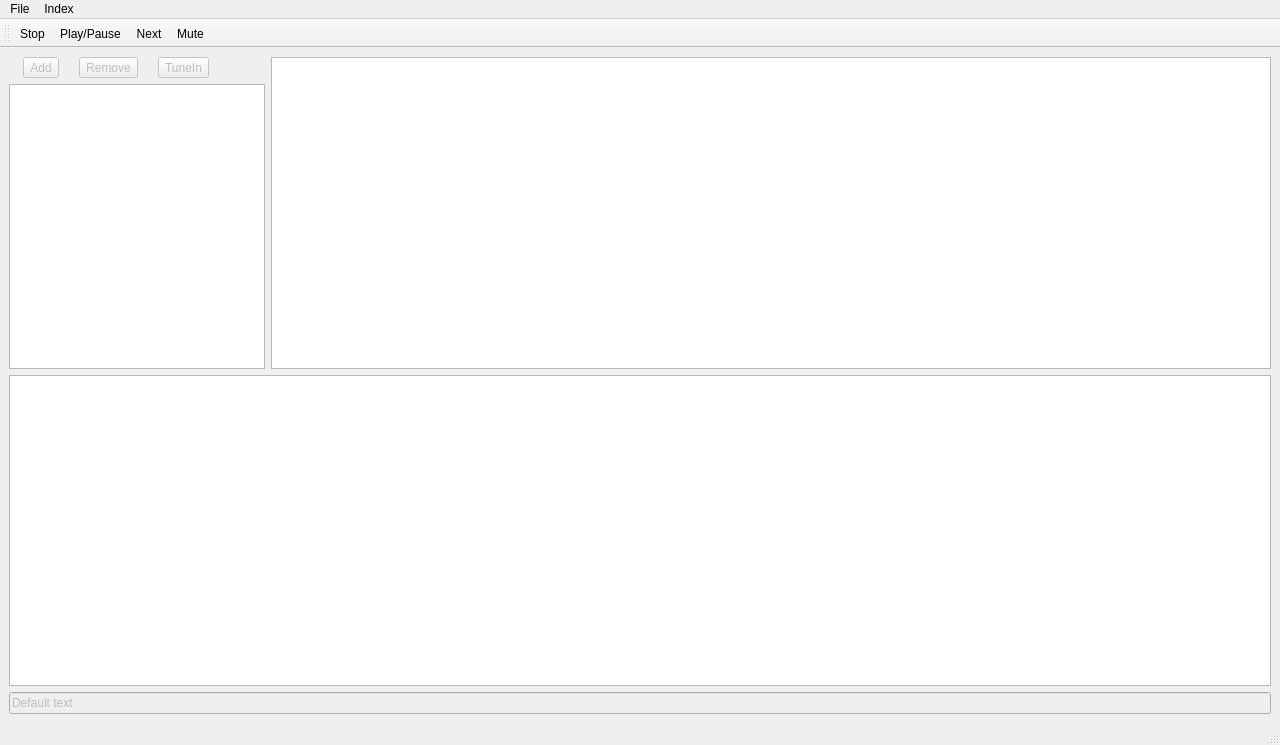
<?xml version="1.0" encoding="UTF-8"?>
<ui version="4.0">
 <class>DmpClientGui</class>
 <widget class="QMainWindow" name="DmpClientGui">
  <property name="enabled">
   <bool>true</bool>
  </property>
  <property name="geometry">
   <rect>
    <x>0</x>
    <y>0</y>
    <width>1280</width>
    <height>745</height>
   </rect>
  </property>
  <property name="sizePolicy">
   <sizepolicy hsizetype="Expanding" vsizetype="Expanding">
    <horstretch>0</horstretch>
    <verstretch>0</verstretch>
   </sizepolicy>
  </property>
  <property name="windowTitle">
   <string>MainWindow</string>
  </property>
  <widget class="QWidget" name="centralwidget">
   <property name="sizePolicy">
    <sizepolicy hsizetype="Expanding" vsizetype="Expanding">
     <horstretch>0</horstretch>
     <verstretch>0</verstretch>
    </sizepolicy>
   </property>
   <layout class="QVBoxLayout" name="verticalLayout_2">
    <item>
     <layout class="QVBoxLayout" name="verticalLayout">
      <item>
       <layout class="QHBoxLayout" name="horizontalLayout">
        <item>
         <layout class="QVBoxLayout" name="verticalLayout_5">
          <item>
           <layout class="QHBoxLayout" name="horizontalLayout_5">
            <property name="spacing">
             <number>6</number>
            </property>
            <property name="sizeConstraint">
             <enum>QLayout::SetDefaultConstraint</enum>
            </property>
            <item>
             <widget class="QToolButton" name="addRadioButton">
              <property name="enabled">
               <bool>false</bool>
              </property>
              <property name="styleSheet">
               <string notr="true"/>
              </property>
              <property name="text">
               <string>Add</string>
              </property>
              <property name="iconSize">
               <size>
                <width>16</width>
                <height>16</height>
               </size>
              </property>
             </widget>
            </item>
            <item>
             <widget class="QToolButton" name="deleteRadioButton">
              <property name="enabled">
               <bool>false</bool>
              </property>
              <property name="text">
               <string>Remove</string>
              </property>
             </widget>
            </item>
            <item>
             <widget class="QToolButton" name="tuneInRadioButton">
              <property name="enabled">
               <bool>false</bool>
              </property>
              <property name="text">
               <string>TuneIn</string>
              </property>
              <property name="checkable">
               <bool>true</bool>
              </property>
             </widget>
            </item>
            <item>
             <spacer name="horizontalSpacer">
              <property name="orientation">
               <enum>Qt::Horizontal</enum>
              </property>
              <property name="sizeType">
               <enum>QSizePolicy::Minimum</enum>
              </property>
              <property name="sizeHint" stdset="0">
               <size>
                <width>40</width>
                <height>20</height>
               </size>
              </property>
             </spacer>
            </item>
           </layout>
          </item>
          <item>
           <widget class="DmpClientGuiRadioList" name="radio_list">
            <property name="sizePolicy">
             <sizepolicy hsizetype="Minimum" vsizetype="Expanding">
              <horstretch>0</horstretch>
              <verstretch>0</verstretch>
             </sizepolicy>
            </property>
            <property name="maximumSize">
             <size>
              <width>636</width>
              <height>16777215</height>
             </size>
            </property>
            <property name="autoFillBackground">
             <bool>true</bool>
            </property>
            <property name="viewMode">
             <enum>QListView::ListMode</enum>
            </property>
           </widget>
          </item>
         </layout>
        </item>
        <item>
         <widget class="DmpClientGuiPlaylists" name="playlists">
          <property name="editTriggers">
           <set>QAbstractItemView::NoEditTriggers</set>
          </property>
          <property name="selectionBehavior">
           <enum>QAbstractItemView::SelectRows</enum>
          </property>
          <attribute name="horizontalHeaderStretchLastSection">
           <bool>true</bool>
          </attribute>
          <attribute name="verticalHeaderStretchLastSection">
           <bool>false</bool>
          </attribute>
         </widget>
        </item>
       </layout>
      </item>
      <item>
       <widget class="DmpClientGuiSearchResults" name="search_results">
        <property name="editTriggers">
         <set>QAbstractItemView::NoEditTriggers</set>
        </property>
        <property name="selectionMode">
         <enum>QAbstractItemView::SingleSelection</enum>
        </property>
        <property name="selectionBehavior">
         <enum>QAbstractItemView::SelectRows</enum>
        </property>
        <attribute name="horizontalHeaderStretchLastSection">
         <bool>true</bool>
        </attribute>
       </widget>
      </item>
      <item>
       <widget class="DmpClientGuiSearchBar" name="search_bar">
        <property name="enabled">
         <bool>false</bool>
        </property>
        <property name="text">
         <string>Default text</string>
        </property>
       </widget>
      </item>
     </layout>
    </item>
   </layout>
  </widget>
  <widget class="DmpClientGuiMenuBar" name="menu_bar">
   <property name="geometry">
    <rect>
     <x>0</x>
     <y>0</y>
     <width>1280</width>
     <height>29</height>
    </rect>
   </property>
   <widget class="QMenu" name="menuFile">
    <property name="title">
     <string>File</string>
    </property>
    <addaction name="actionConnect"/>
    <addaction name="actionExit"/>
   </widget>
   <widget class="QMenu" name="menuIndex">
    <property name="title">
     <string>Index</string>
    </property>
    <addaction name="actionIndex_Folder"/>
   </widget>
   <addaction name="menuFile"/>
   <addaction name="menuIndex"/>
  </widget>
  <widget class="QStatusBar" name="statusbar"/>
  <widget class="QToolBar" name="toolBar">
   <property name="windowTitle">
    <string>toolBar</string>
   </property>
   <attribute name="toolBarArea">
    <enum>TopToolBarArea</enum>
   </attribute>
   <attribute name="toolBarBreak">
    <bool>false</bool>
   </attribute>
   <addaction name="actionStop"/>
   <addaction name="actionPlay"/>
   <addaction name="actionNext"/>
   <addaction name="actionMute"/>
  </widget>
  <action name="actionExit">
   <property name="text">
    <string>Exit</string>
   </property>
  </action>
  <action name="actionIndex_Folder">
   <property name="enabled">
    <bool>false</bool>
   </property>
   <property name="text">
    <string>Index Folder</string>
   </property>
  </action>
  <action name="actionConnect">
   <property name="enabled">
    <bool>true</bool>
   </property>
   <property name="text">
    <string>Connect</string>
   </property>
  </action>
  <action name="actionPlay">
   <property name="checkable">
    <bool>true</bool>
   </property>
   <property name="text">
    <string>Play/Pause</string>
   </property>
   <property name="toolTip">
    <string>Plays the radio</string>
   </property>
  </action>
  <action name="actionNext">
   <property name="text">
    <string>Next</string>
   </property>
   <property name="toolTip">
    <string>Skips the current song</string>
   </property>
  </action>
  <action name="actionStop">
   <property name="text">
    <string>Stop</string>
   </property>
   <property name="toolTip">
    <string>Stops the radio</string>
   </property>
  </action>
  <action name="actionMute">
   <property name="checkable">
    <bool>true</bool>
   </property>
   <property name="text">
    <string>Mute</string>
   </property>
   <property name="toolTip">
    <string>Mutes the playback</string>
   </property>
  </action>
 </widget>
 <customwidgets>
  <customwidget>
   <class>DmpClientGuiSearchBar</class>
   <extends>QLineEdit</extends>
   <header>dmp_client_gui_search_bar.hpp</header>
   <slots>
    <slot>searchBarReturned()</slot>
    <slot>cursorChanged(int,int)</slot>
   </slots>
  </customwidget>
  <customwidget>
   <class>DmpClientGuiMenuBar</class>
   <extends>QMenuBar</extends>
   <header>dmp_client_gui_menu_bar.hpp</header>
   <slots>
    <slot>indexFolder()</slot>
   </slots>
  </customwidget>
  <customwidget>
   <class>DmpClientGuiSearchResults</class>
   <extends>QTableView</extends>
   <header>dmp_client_gui_search_results.hpp</header>
   <slots>
    <slot>currentActiveRadio(std::string)</slot>
    <slot>queueRequest(QModelIndex)</slot>
   </slots>
  </customwidget>
  <customwidget>
   <class>DmpClientGuiRadioList</class>
   <extends>QListView</extends>
   <header>dmp_client_gui_radio_list.hpp</header>
   <slots>
    <signal>currentlySelectedRadio(std::string)</signal>
    <signal>setTuneInChecked(bool)</signal>
    <slot>addRadio()</slot>
    <slot>radioSelected(QModelIndex)</slot>
    <slot>tuneIn(bool)</slot>
   </slots>
  </customwidget>
  <customwidget>
   <class>DmpClientGuiPlaylists</class>
   <extends>QTableView</extends>
   <header>dmp_client_gui_playlists.hpp</header>
   <slots>
    <slot>currentRadioChanged(std::string)</slot>
   </slots>
  </customwidget>
 </customwidgets>
 <resources/>
 <connections>
  <connection>
   <sender>actionExit</sender>
   <signal>triggered()</signal>
   <receiver>DmpClientGui</receiver>
   <slot>close()</slot>
   <hints>
    <hint type="sourcelabel">
     <x>-1</x>
     <y>-1</y>
    </hint>
    <hint type="destinationlabel">
     <x>399</x>
     <y>299</y>
    </hint>
   </hints>
  </connection>
  <connection>
   <sender>actionIndex_Folder</sender>
   <signal>triggered()</signal>
   <receiver>menu_bar</receiver>
   <slot>indexFolder()</slot>
   <hints>
    <hint type="sourcelabel">
     <x>-1</x>
     <y>-1</y>
    </hint>
    <hint type="destinationlabel">
     <x>639</x>
     <y>12</y>
    </hint>
   </hints>
  </connection>
  <connection>
   <sender>search_bar</sender>
   <signal>returnPressed()</signal>
   <receiver>search_bar</receiver>
   <slot>searchBarReturned()</slot>
   <hints>
    <hint type="sourcelabel">
     <x>410</x>
     <y>712</y>
    </hint>
    <hint type="destinationlabel">
     <x>650</x>
     <y>712</y>
    </hint>
   </hints>
  </connection>
  <connection>
   <sender>search_bar</sender>
   <signal>cursorPositionChanged(int,int)</signal>
   <receiver>search_bar</receiver>
   <slot>cursorChanged(int,int)</slot>
   <hints>
    <hint type="sourcelabel">
     <x>650</x>
     <y>712</y>
    </hint>
    <hint type="destinationlabel">
     <x>650</x>
     <y>712</y>
    </hint>
   </hints>
  </connection>
  <connection>
   <sender>addRadioButton</sender>
   <signal>clicked()</signal>
   <receiver>radio_list</receiver>
   <slot>addRadio()</slot>
   <hints>
    <hint type="sourcelabel">
     <x>34</x>
     <y>90</y>
    </hint>
    <hint type="destinationlabel">
     <x>140</x>
     <y>216</y>
    </hint>
   </hints>
  </connection>
  <connection>
   <sender>actionConnect</sender>
   <signal>triggered()</signal>
   <receiver>DmpClientGui</receiver>
   <slot>dmpConnect()</slot>
   <hints>
    <hint type="sourcelabel">
     <x>-1</x>
     <y>-1</y>
    </hint>
    <hint type="destinationlabel">
     <x>639</x>
     <y>372</y>
    </hint>
   </hints>
  </connection>
  <connection>
   <sender>search_results</sender>
   <signal>doubleClicked(QModelIndex)</signal>
   <receiver>search_results</receiver>
   <slot>queueRequest(QModelIndex)</slot>
   <hints>
    <hint type="sourcelabel">
     <x>640</x>
     <y>526</y>
    </hint>
    <hint type="destinationlabel">
     <x>640</x>
     <y>526</y>
    </hint>
   </hints>
  </connection>
  <connection>
   <sender>radio_list</sender>
   <signal>currentlySelectedRadio(std::string)</signal>
   <receiver>search_results</receiver>
   <slot>currentActiveRadio(std::string)</slot>
   <hints>
    <hint type="sourcelabel">
     <x>140</x>
     <y>214</y>
    </hint>
    <hint type="destinationlabel">
     <x>640</x>
     <y>526</y>
    </hint>
   </hints>
  </connection>
  <connection>
   <sender>radio_list</sender>
   <signal>currentlySelectedRadio(std::string)</signal>
   <receiver>playlists</receiver>
   <slot>currentRadioChanged(std::string)</slot>
   <hints>
    <hint type="sourcelabel">
     <x>140</x>
     <y>214</y>
    </hint>
    <hint type="destinationlabel">
     <x>772</x>
     <y>198</y>
    </hint>
   </hints>
  </connection>
  <connection>
   <sender>actionStop</sender>
   <signal>triggered()</signal>
   <receiver>DmpClientGui</receiver>
   <slot>StopPressed()</slot>
   <hints>
    <hint type="sourcelabel">
     <x>-1</x>
     <y>-1</y>
    </hint>
    <hint type="destinationlabel">
     <x>639</x>
     <y>372</y>
    </hint>
   </hints>
  </connection>
  <connection>
   <sender>actionPlay</sender>
   <signal>triggered(bool)</signal>
   <receiver>DmpClientGui</receiver>
   <slot>PlayPauseToggled(bool)</slot>
   <hints>
    <hint type="sourcelabel">
     <x>-1</x>
     <y>-1</y>
    </hint>
    <hint type="destinationlabel">
     <x>639</x>
     <y>372</y>
    </hint>
   </hints>
  </connection>
  <connection>
   <sender>actionNext</sender>
   <signal>triggered()</signal>
   <receiver>DmpClientGui</receiver>
   <slot>NextPressed()</slot>
   <hints>
    <hint type="sourcelabel">
     <x>-1</x>
     <y>-1</y>
    </hint>
    <hint type="destinationlabel">
     <x>639</x>
     <y>372</y>
    </hint>
   </hints>
  </connection>
  <connection>
   <sender>actionMute</sender>
   <signal>triggered(bool)</signal>
   <receiver>DmpClientGui</receiver>
   <slot>MuteToggled(bool)</slot>
   <hints>
    <hint type="sourcelabel">
     <x>-1</x>
     <y>-1</y>
    </hint>
    <hint type="destinationlabel">
     <x>639</x>
     <y>372</y>
    </hint>
   </hints>
  </connection>
  <connection>
   <sender>tuneInRadioButton</sender>
   <signal>clicked(bool)</signal>
   <receiver>radio_list</receiver>
   <slot>tuneIn(bool)</slot>
   <hints>
    <hint type="sourcelabel">
     <x>159</x>
     <y>89</y>
    </hint>
    <hint type="destinationlabel">
     <x>139</x>
     <y>238</y>
    </hint>
   </hints>
  </connection>
  <connection>
   <sender>radio_list</sender>
   <signal>setTuneInChecked(bool)</signal>
   <receiver>tuneInRadioButton</receiver>
   <slot>setChecked(bool)</slot>
   <hints>
    <hint type="sourcelabel">
     <x>139</x>
     <y>238</y>
    </hint>
    <hint type="destinationlabel">
     <x>159</x>
     <y>89</y>
    </hint>
   </hints>
  </connection>
 </connections>
 <slots>
  <slot>searchBarReturned()</slot>
  <slot>indexFolder()</slot>
  <slot>dmpConnect()</slot>
  <slot>StopPressed()</slot>
  <slot>PlayPauseToggled(bool)</slot>
  <slot>NextPressed()</slot>
  <slot>MuteToggled(bool)</slot>
 </slots>
</ui>
